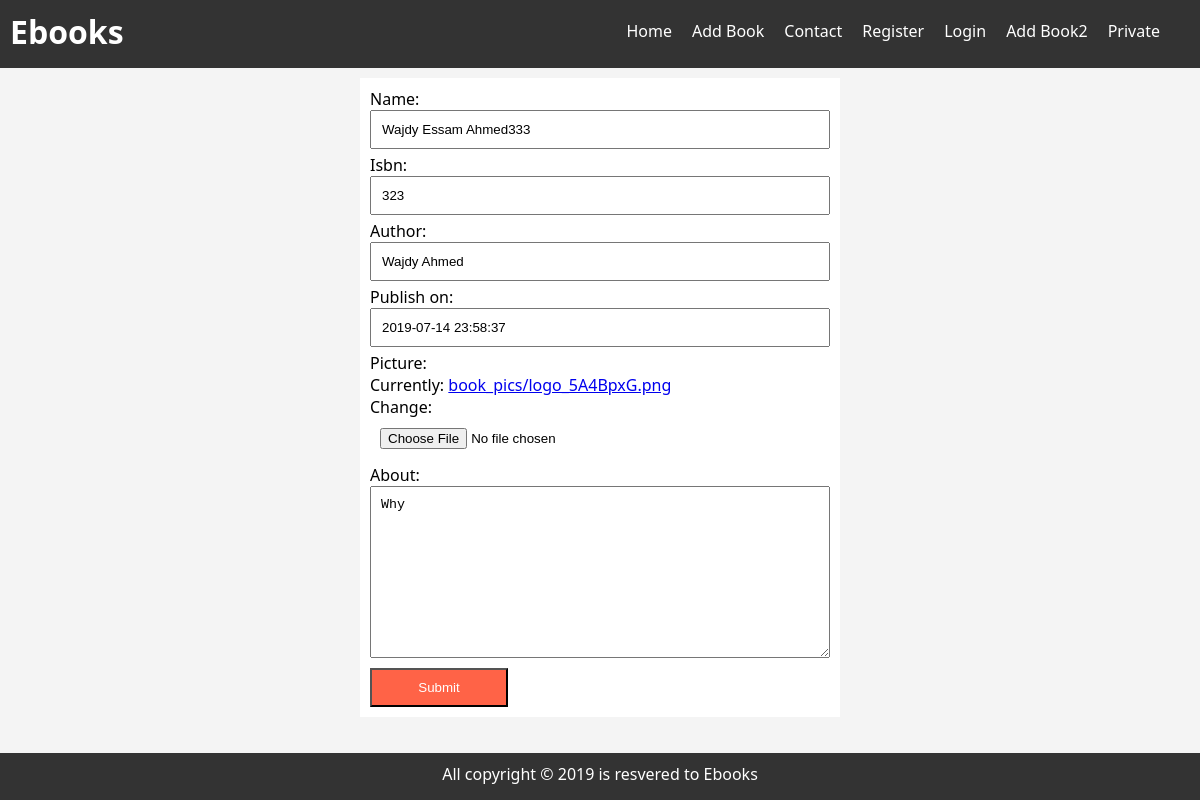
Screenshot of /book/3/update/ with the database file from the repository.
### ebooks_app/models.py (models this page shows, shortened)
class Book(models.Model):
    name = models.CharField(max_length=100)
    isbn = models.CharField(max_length=20)
    author = models.CharField(max_length=30)
    publish_on = models.DateTimeField(default=timezone.now)
    added_on = models.DateTimeField(auto_now_add=True)
    updated_on = models.DateTimeField(auto_now=True)
    picture = models.ImageField(upload_to='book_pics')
    about = models.TextField()

### ebooks_app/views.py (the view)
# urls.py: path('book/<int:pk>/update/', views.BookUpdate.as_view(), name='update-book'),
class BookUpdate(UpdateView):
    model = Book
    fields = '__all__'
    template_name = 'book_form.html'

### templates/book_form.html (shortened to what this page needs)
{% extends 'base.html' %}
{% block body %}
<div class="container">
    <form action="" method="POST">
        {{form.as_p}}
        <input type="submit" value="Submit" class="btn">
    </form>
</div>
{% endblock %}

### static/style.css (style rules this page uses)
* { padding: 0; margin: 0; box-sizing: border-box; }
h1, h2, h3, p { margin-bottom: 5px; }
body { background-color: #f4f4f4; font-family: 'Segoe UI', Tahoma, Geneva, Verdana, sans-serif; }
.container { width: 40%; margin: 10px auto; padding: 10px; background-color: white; }
input, textarea { width: 100%; padding: 10px; }
label { display: block; }
.btn { width: 30%; background-color: tomato; color: white; padding: 10px; }

### rows the page displays
Book: name "Wajdy Essam Ahmed333", isbn "323", author "Wajdy Ahmed", publish_on "2019-07-14 23:58:37", about "Why"
